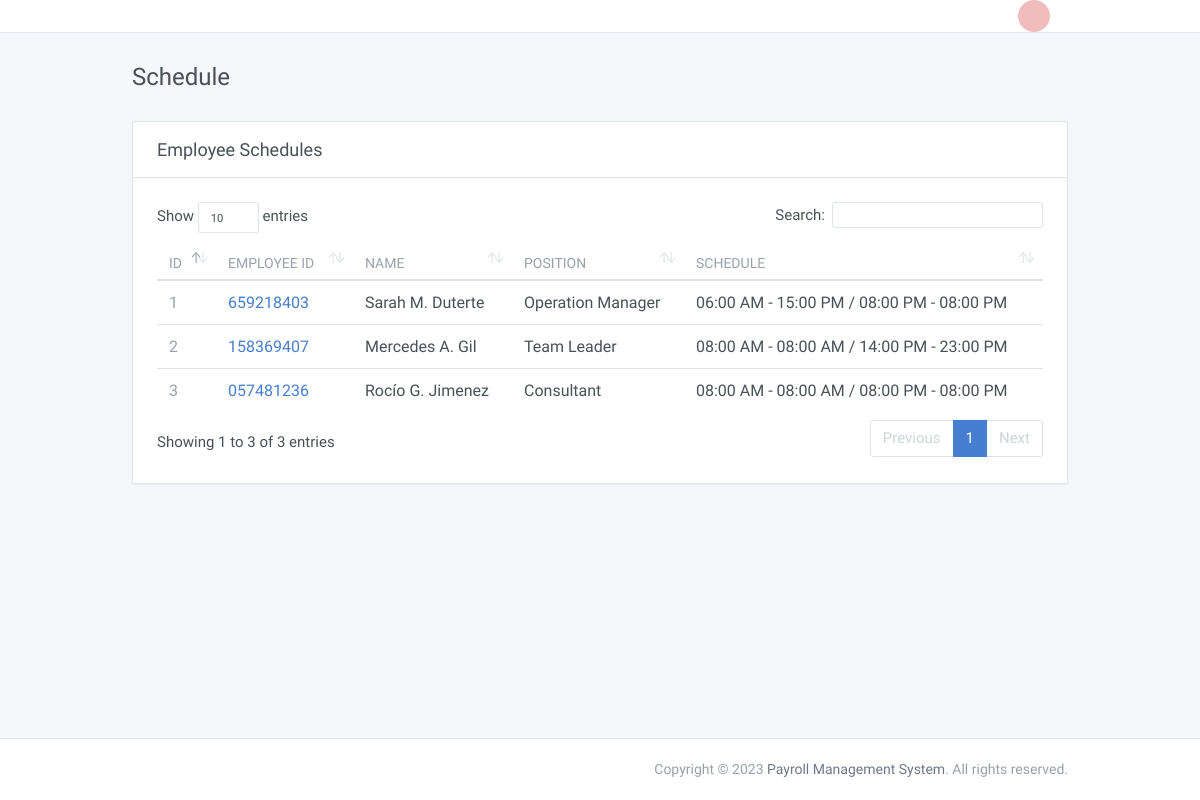
The app's page /admin/scheduling.php (signed in), older data.
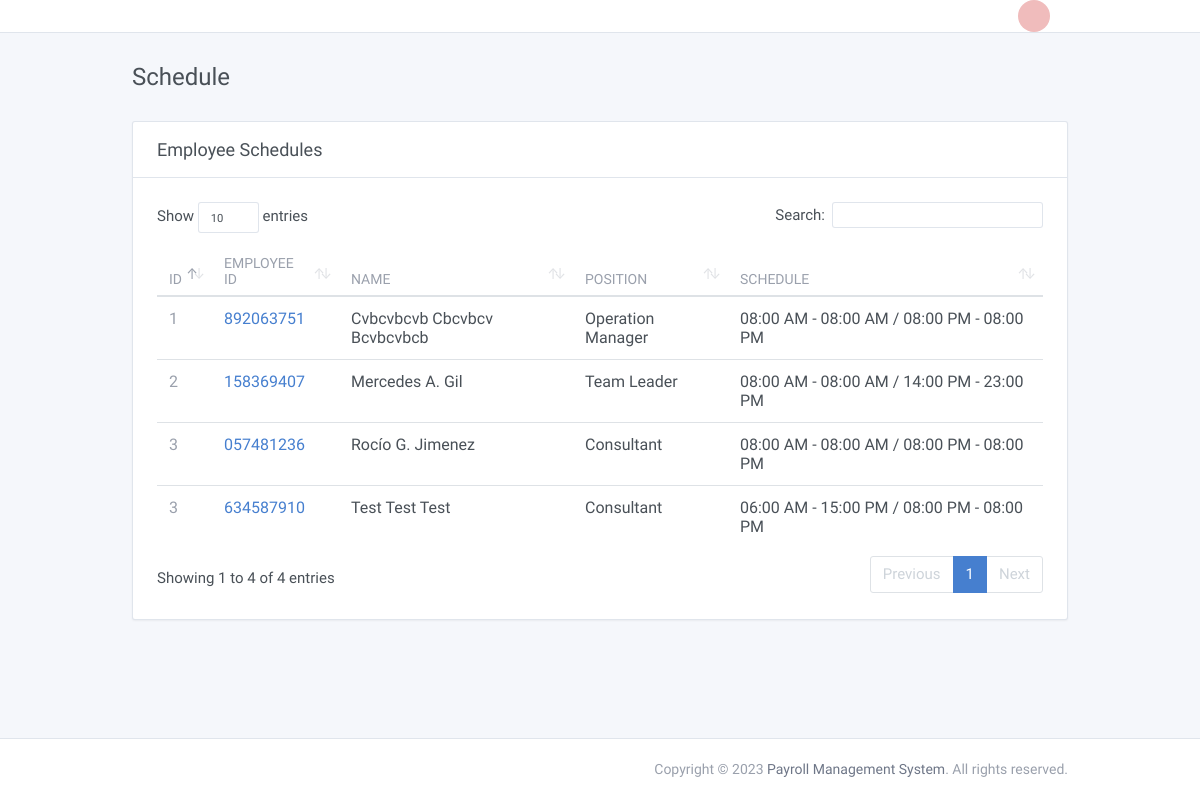
The same page, newer data.
### tables this page shows
CREATE TABLE `employees` (
  `id` int(11) NOT NULL,
  `employee_id` varchar(45) DEFAULT NULL,
  `position_id` int(11) DEFAULT NULL,
  `schedule_id` int(11) DEFAULT NULL,
  `created_on` varchar(45) DEFAULT NULL,
  `photo` longtext DEFAULT NULL,
  `fullname` varchar(45) DEFAULT NULL,
  `address` varchar(45) DEFAULT NULL,
  `email` varchar(45) DEFAULT NULL,
  `phonenumber` varchar(45) DEFAULT NULL,
  `birthdate` varchar(45) DEFAULT NULL,
  `sex` varchar(45) DEFAULT NULL,
  `position` varchar(45) DEFAULT NULL,
  `civil_status` varchar(45) DEFAULT NULL,
  `citizenship` varchar(45) DEFAULT NULL,
  `height` int(11) DEFAULT NULL,
  `weight` int(11) DEFAULT NULL,
  `religion` varchar(45) DEFAULT NULL,
  `spouse` varchar(45) DEFAULT NULL,
  `spouse_occupation` varchar(45) DEFAULT NULL,
  `father` varchar(45) DEFAULT NULL,
  `father_occupation` varchar(45) DEFAULT NULL,
  `mother` varchar(45) DEFAULT NULL,
  `mother_occupation` varchar(45) DEFAULT NULL,
  `parent_address` varchar(45) DEFAULT NULL,
  `emergency_name` varchar(45) DEFAULT NULL,
  `emergency_contact` varchar(45) DEFAULT NULL,
  `project_name` varchar(45) DEFAULT NULL,
  `site_location` varchar(45) DEFAULT NULL
);

CREATE TABLE `position` (
  `id` int(11) NOT NULL,
  `description` varchar(45) DEFAULT NULL,
  `rate` double DEFAULT NULL,
  `position_id` varchar(45) DEFAULT NULL
);

CREATE TABLE `schedules` (
  `id` int(11) NOT NULL,
  `schedule_id` varchar(45) DEFAULT NULL,
  `time_in_morning` varchar(45) DEFAULT NULL,
  `time_out_morning` varchar(45) DEFAULT NULL,
  `time_in_afternoon` varchar(45) DEFAULT NULL,
  `time_out_afternoon` varchar(45) DEFAULT NULL,
  `time_in_graveyard` varchar(45) DEFAULT NULL,
  `time_out_graveyard` varchar(45) DEFAULT NULL
);

### admin/session/Global.php (called while the page is built, shortened)
<?php
 class Controller{
	public function SQLConnection(){
		$connection = array("server" => "localhost", "user" => "root", "password" => "", "database" => "payroll");
		$connections = mysqli_connect($connection["server"], $connection["user"], $connection["password"], $connection["database"]);
		return $connections;
	}
}

### admin/scheduling.php (the view, shortened to what this page needs)
<?php
require_once('includes/script.php');
?>
<!doctype html>
<html lang="en" dir="ltr">
<head>
</head>
<body>
  <div class="page" id="app">
    <div class="page-main">
      <div class="header collapse d-lg-flex p-0" id="headerMenuCollapse">
        <div class="container">
          <div class="row align-items-center">
            <div class="d-flex">
              <?php require_once('includes/header.php') ?>
            </div>
            <div class="col-lg order-lg-first">
              <?php require_once('includes/subheader.php') ?>
            </div>
          </div>
        </div>
      </div>
      <div class="my-3 my-md-5">
        <div class="container">
          <div class="page-header">
            <h1 class="page-title">
              Schedule
            </h1>
          </div>
          <div class="row row-cards">
            <div class="col-12">
              <div class="card">
                <div class="card-header py-3">
                  <h3 class="card-title">Employee Schedules</h3>
                </div>
                <div class="card-body">
                  <div class="table-responsive">
                    <table class="table table-hover" id="dataTable" width="100%" cellspacing="0">
                      <thead>
                        <tr>
                          <th>ID</th>
                          <th>employee id</th>
                          <th>name</th>
                          <th>Position</th>
                          <th>schedule</th>
                        </tr>
                      </thead>
                      <tbody>
                        <?php
                        $getSched = "SELECT *, employees.id AS empid FROM employees LEFT JOIN schedules ON schedules.id=employees.schedule_id LEFT JOIN position ON position.id=employees.position_id ;";
                        $res = mysqli_query($connection, $getSched);
                        while ($row = mysqli_fetch_assoc($res)) {
                        ?>
                          <tr>
                            <td><span class="text-muted"><?php echo $row['id'] ?></span></td>
                            <td><span class="text-primary"><?php echo $row['employee_id'] ?></span></td>
                            <td><a class="text-inherit"><?php echo $row['fullname'] ?></a></td>
                            <td><span class="text"><?php echo $row['description'] ?></span></td>
                            <td>
                              <?php echo date('H:i A', strtotime($row['time_in_morning'])) ?> - <?php echo date('H:i A', strtotime($row['time_out_morning'])) ?> / <?php echo date('H:i', strtotime($row['time_in_afternoon'])) ?> PM - <?php echo date('H:i', strtotime($row['time_out_afternoon'])) ?> PM
                            </td>
                          </tr>
                        <?php } ?>
                      </tbody>
                    </table>
                  </div>
                </div>
              </div>
            </div>
          </div>
        </div>
      </div>
    </div>
    <?php require_once('includes/footer.php') ?>
  </div>
</body>
</html>

Row changes from the older to the newer data that the page shows:
removed employees: position "1", employee "659218403", fullname "Sarah M. Duterte", position.description "Operation Manager", schedule.time_in_morning "06:00 AM", schedule.time_out_morning "15:00 PM", schedule.time_in_afternoon "08:00", schedule.time_out_afternoon "08:00"
added employees: position "3", employee "634587910", fullname "Test Test Test", position.description "Consultant", schedule.time_in_morning "06:00 AM", schedule.time_out_morning "15:00 PM", schedule.time_in_afternoon "08:00", schedule.time_out_afternoon "08:00"
added employees: position "1", employee "892063751", fullname "Cvbcvbcvb Cbcvbcv Bcvbcvbcb", position.description "Operation Manager", schedule.time_in_morning "08:00 AM", schedule.time_out_morning "08:00 AM", schedule.time_in_afternoon "08:00", schedule.time_out_afternoon "08:00"
Text that changed along with them:
text written by a page script: "Show entries Search: Showing 1 to 3 of 3 entries Previous 1 Next" → "Show entries Search: Showing 1 to 4 of 4 entries Previous 1 Next"
